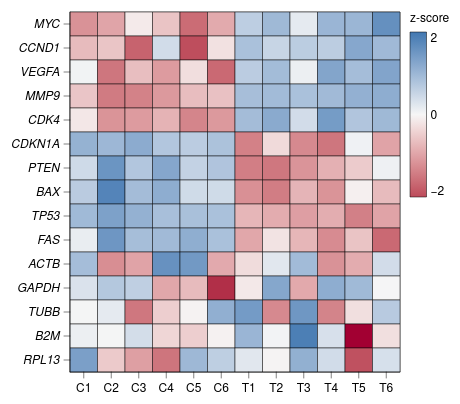

Express this chart as Vega-Lite.
### Vega-Lite specification from a JSON file in a GitHub repository (floating-point values rounded to 4 significant figures; data arrays with more than 128 entries replaced by an {"elided": "..."} marker saying what was removed)
{"background": null, "config": {"arc": {"fill": "#DBDBDB", "fillOpacity": 1.0, "innerRadius": 41.25, "padAngle": 0.03, "stroke": "black", "strokeOpacity": 1, "strokeWidth": 0.25}, "area": {"fill": "#DBDBDB", "fillOpacity": 1.0, "stroke": "black", "strokeOpacity": 1, "strokeWidth": 0.25}, "axis": {"domain": true, "domainCap": "round", "domainColor": "black", "domainWidth": 0.25, "grid": false, "gridCap": "round", "gridColor": "#F1F1F1", "gridDash": [0, 0], "gridOpacity": 1.0, "gridWidth": 0.25, "labelColor": "black", "labelFont": "Helvetica Neue, HelveticaNeue, Helvetica, Arial, sans-serif", "labelFontSize": 6, "labelFontStyle": "normal", "labelFontWeight": 400, "offset": 0, "ticks": true, "tickCap": "round", "tickColor": "black", "tickRound": false, "tickSize": 3, "tickWidth": 0.25, "titleColor": "black", "titleFont": "Helvetica Neue, HelveticaNeue, Helvetica, Arial, sans-serif", "titleFontSize": 6, "titleFontStyle": "normal", "titleFontWeight": 400}, "axisX": {"domain": true, "labelAlign": "center", "labelAngle": 0, "labels": true, "ticks": true, "translate": 0}, "axisY": {"domain": true, "labelAlign": "right", "labelAngle": 0, "labels": true, "ticks": true, "translate": 0}, "axisRight": {"domain": true, "labelAlign": "left", "labelAngle": 0, "labels": true, "ticks": true, "translate": 0}, "axisTop": {"domain": true, "labelAlign": "center", "labelAngle": 0, "labels": true, "ticks": true, "translate": 0}, "axisBand": {"tickOffset": 0}, "bar": {"fill": "#DBDBDB", "fillOpacity": 1.0, "stroke": "black", "strokeOpacity": 1, "strokeWidth": 0.25}, "boxplot": {"size": 14.85, "ticks": {"cornerRadius": 0.25, "fill": "black", "opacity": 1, "size": 7.425, "thickness": 0.25}, "box": {"fillOpacity": 1.0, "stroke": "black", "strokeOpacity": 1, "strokeWidth": 0.25}, "median": {"cornerRadius": 0, "fill": "black", "fillOpacity": 1.0, "opacity": 1, "size": 14.85, "thickness": 0.25}, "rule": {"fill": "black", "fillOpacity": 1.0, "size": 16.5, "stroke": "black", "strokeDash": [0, 0], "strokeOpacity": 1, "strokeWidth": 0.25}, "outliers": {"color": "black", "fill": "black", "fillOpacity": 1.0, "size": 0, "stroke": "black", "strokeOpacity": 1, "strokeWidth": 0.25}}, "circle": {"fill": "black", "fillOpacity": 1.0, "size": 2.062, "stroke": null, "strokeOpacity": 1, "strokeWidth": 0.25}, "errorband": {"band": {"fillOpacity": 0.6, "stroke": null, "strokeWidth": 0.25, "strokeOpacity": 1}, "borders": {"opacity": 0, "strokeOpacity": 1, "strokeWidth": 0.25}}, "errorbar": {"opacity": 1, "rule": {"strokeDash": [0, 0], "strokeWidth": 0.25}, "ticks": {"color": "black", "cornerRadius": 0.125, "opacity": 1, "size": 9.9, "thickness": 0.25}, "thickness": 0.25}, "font": "Helvetica Neue, HelveticaNeue, Helvetica, Arial, sans-serif", "geoshape": {"fill": "#DBDBDB", "fillOpacity": 1.0, "stroke": "black", "strokeOpacity": 1, "strokeWidth": 0.25}, "header": {"labelColor": "black", "labelFont": "Helvetica Neue, HelveticaNeue, Helvetica, Arial, sans-serif", "labelFontSize": 6, "labelFontStyle": "normal", "labelFontWeight": 400, "titleColor": "black", "titleFont": "Helvetica Neue, HelveticaNeue, Helvetica, Arial, sans-serif", "titleFontSize": 6, "titleFontStyle": "normal", "titleFontWeight": 400, "titlePadding": 0}, "legend": {"disable": false, "offset": 4.5, "titlePadding": 4, "labelOffset": 2, "gradientLabelOffset": 2, "columnPadding": 4, "rowPadding": 2, "gradientLength": 82.5, "gradientThickness": 8.25, "gradientOpacity": 1.0, "gradientStrokeColor": "black", "gradientStrokeWidth": 0.25, "labelColor": "black", "labelFont": "Helvetica Neue, HelveticaNeue, Helvetica, Arial, sans-serif", "labelFontSize": 6, "labelFontStyle": "normal", "labelFontWeight": 400, "strokeColor": "black", "strokeWidth": 0, "symbolSize": 36, "symbolStrokeColor": "black", "symbolStrokeWidth": 0.25, "titleColor": "black", "titleFont": "Helvetica Neue, HelveticaNeue, Helvetica, Arial, sans-serif", "titleFontSize": 6, "titleFontStyle": "normal", "titleFontWeight": 400}, "line": {"color": "black", "stroke": "black", "strokeCap": "butt", "strokeDash": [0, 0], "strokeOpacity": 1, "strokeWidth": 0.5}, "point": {"filled": true, "fill": "#DBDBDB", "fillOpacity": 1.0, "size": 8.25, "stroke": "black", "strokeOpacity": 1, "strokeWidth": 0.25}, "range": {"category": ["#B2B2B2", "#4A7CD3", "#008542", "#664CAF", "#509F98", "#636363", "#284F93", "#005226", "#382864", "#285753"], "diverging": {"scheme": ["#443E60", "#5F597E", "#7C759B", "#9994B6", "#B7B4CC", "#D6D5DC", "#F6F6F6", "#D1DAD9", "#A4C2BF", "#7AA9A4", "#578E89", "#37736E", "#1B5954"]}, "heatmap": {"scheme": ["#440154", "#472270", "#433E82", "#38598C", "#2C728E", "#238A8D", "#24A086", "#39B578", "#5DC862", "#96D646", "#CAE02D", "#FDE724"]}, "ordinal": {"scheme": ["#F1F1F1", "#DBDBDB", "#C6C6C6", "#B2B2B2", "#9D9D9D", "#898989", "#767676", "#636363", "#515151", "#404040", "#2F2F2F", "#1F1F1F"]}, "ramp": {"scheme": ["#440154", "#472270", "#433E82", "#38598C", "#2C728E", "#238A8D", "#24A086", "#39B578", "#5DC862", "#96D646", "#CAE02D", "#FDE724"]}}, "rule": {"color": "black", "stroke": "black", "strokeCap": "round", "strokeDash": [2, 2], "strokeOpacity": 1, "strokeWidth": 0.25}, "scale": {"barBandPaddingInner": 0.1, "rectBandPaddingInner": 0, "tickBandPaddingInner": 0.1, "bandPaddingOuter": 0, "bandWithNestedOffsetPaddingInner": 0.2, "bandWithNestedOffsetPaddingOuter": 0.2, "offsetBandPaddingInner": 0, "offsetBandPaddingOuter": 0, "round": false}, "rect": {"fill": "#DBDBDB", "fillOpacity": 1.0, "stroke": "black", "strokeOpacity": 1, "strokeWidth": 0.25}, "square": {"fill": "#DBDBDB", "fillOpacity": 1.0, "size": 16.5, "stroke": "black", "strokeOpacity": 1, "strokeWidth": 0.25}, "text": {"color": "black", "font": "Helvetica Neue, HelveticaNeue, Helvetica, Arial, sans-serif", "fontSize": 6, "fontStyle": "normal", "fontWeight": 400}, "tick": {"color": "black", "cornerRadius": 0.125, "opacity": 1.0, "size": 14.85, "thickness": 0.25}, "title": {"anchor": "middle", "frame": "group", "color": "black", "font": "Helvetica Neue, HelveticaNeue, Helvetica, Arial, sans-serif", "fontSize": 6, "fontStyle": "normal", "fontWeight": 400, "subtitleColor": "black", "subtitleFont": "Helvetica Neue, HelveticaNeue, Helvetica, Arial, sans-serif", "subtitleFontSize": 6, "subtitleFontStyle": "normal", "subtitleFontWeight": 400}, "trail": {"color": "black", "opacity": 1, "size": 0.5}, "view": {"continuousWidth": 165, "continuousHeight": 180, "discreteWidth": 165, "discreteHeight": 180, "fill": null, "stroke": "black", "strokeWidth": 0.25}}, "data": {"name": "data-632dee7a6b575494698e75073b5a8a7b"}, "mark": {"type": "rect"}, "encoding": {"color": {"field": "z", "scale": {"domain": [-2, 2], "range": ["#BC4A5A", "#C96872", "#D4858B", "#DFA1A5", "#E8BDBF", "#F0DADA", "#F6F6F6", "#D7E0EB", "#B9CBE0", "#9BB6D5", "#7DA1C9", "#5F8CBD", "#4177B1"]}, "title": "z-score", "type": "quantitative"}, "x": {"field": "sample", "sort": ["C1", "C2", "C3", "C4", "C5", "C6", "T1", "T2", "T3", "T4", "T5", "T6"], "title": null, "type": "nominal"}, "y": {"axis": {"labelFontStyle": "italic"}, "field": "gene", "sort": ["MYC", "CCND1", "VEGFA", "MMP9", "CDK4", "CDKN1A", "PTEN", "BAX", "TP53", "FAS", "ACTB", "GAPDH", "TUBB", "B2M", "RPL13"], "title": null, "type": "nominal"}}, "$schema": "https://vega.github.io/schema/vega-lite/v6.4.1.json", "datasets": {"data-632dee7a6b575494698e75073b5a8a7b": {"elided": "180 records"}}}
